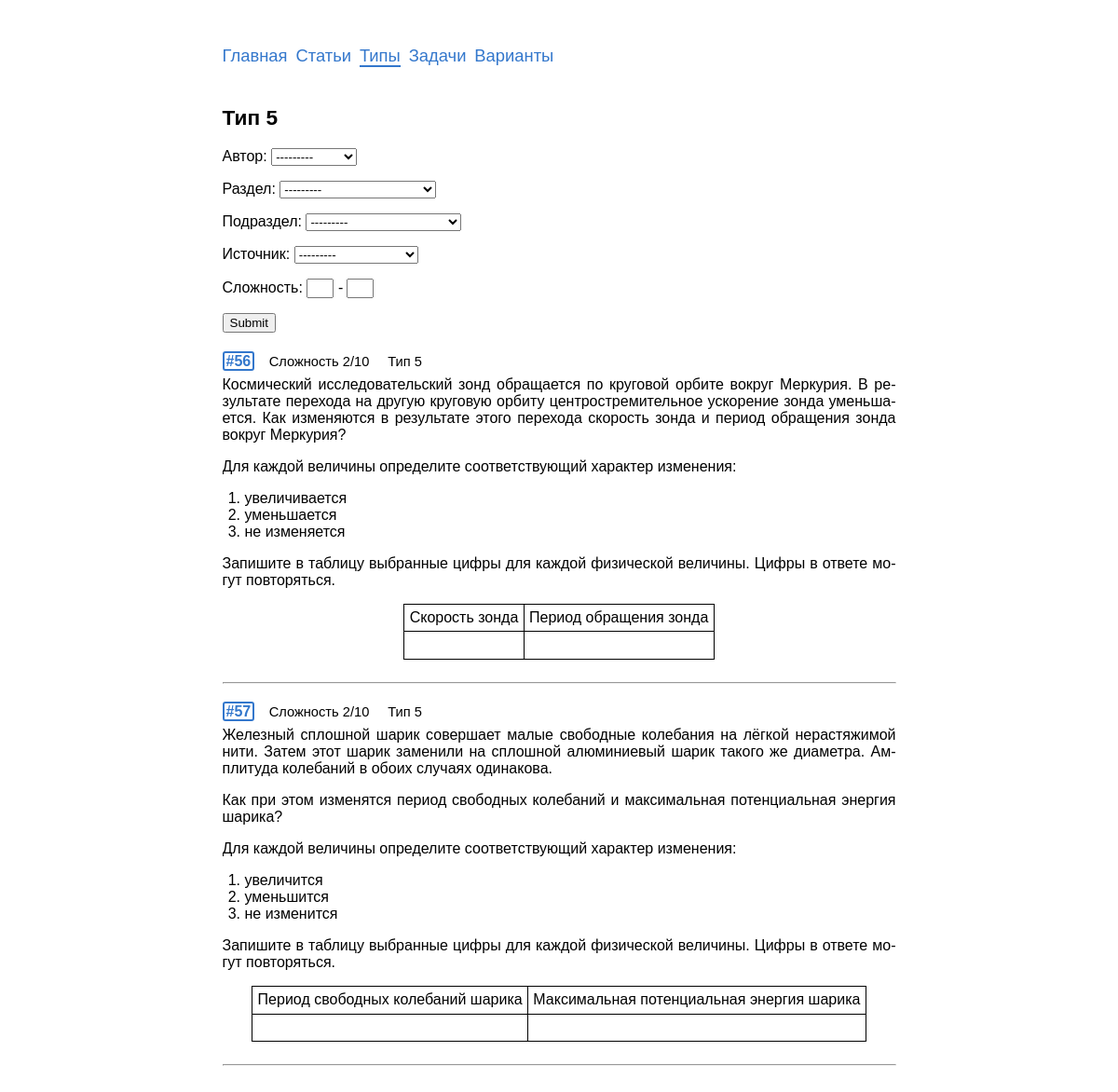
The app's page /types/5/, older data.
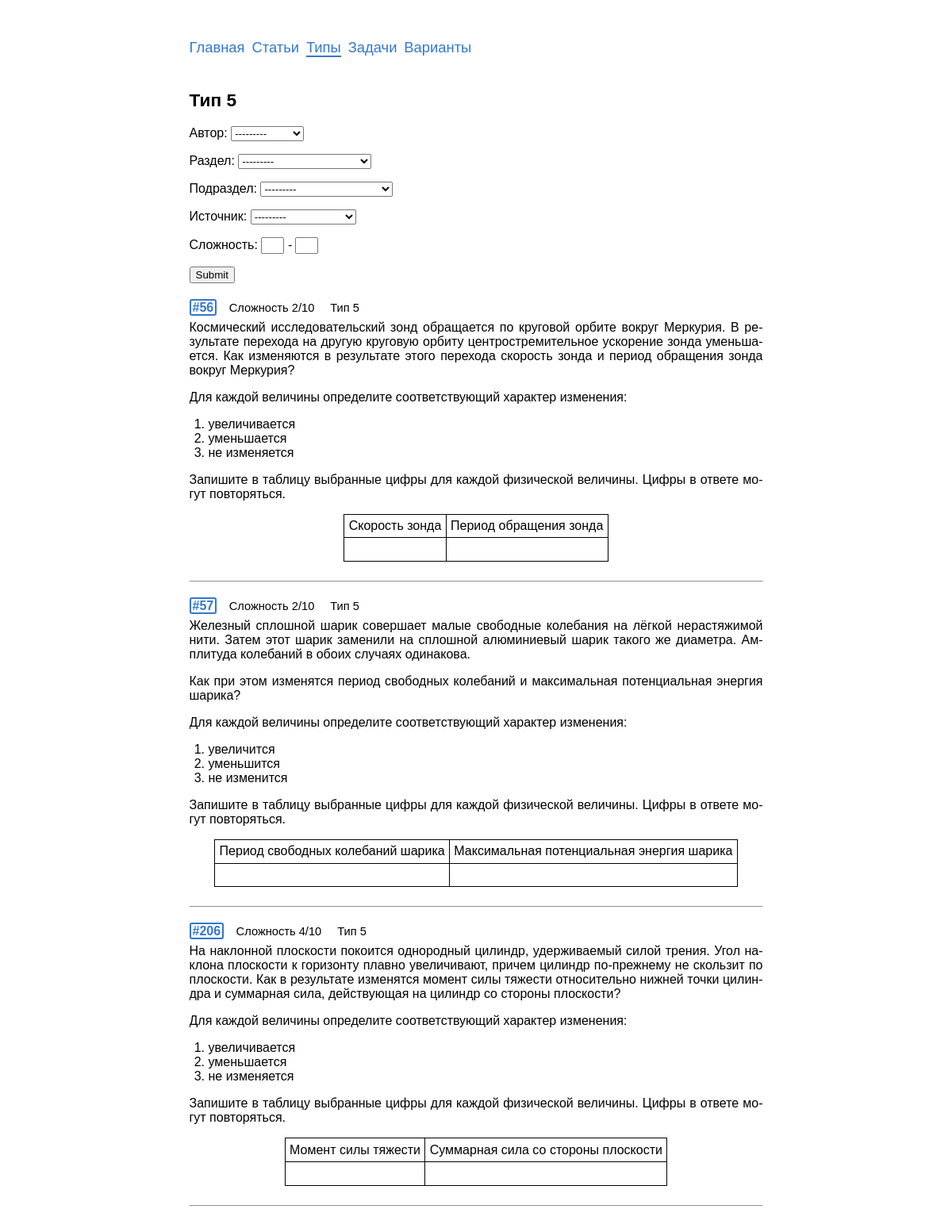
The same page, newer data.
### problems/models.py (models this page shows, shortened)
class Problem(models.Model):
    objects = ProblemManager()
    text = models.TextField('условие',
                            max_length=6000,
                            help_text='Максимум 6 тыс. символов '
                            '(если мало - обратитесь к создательнице сайта)')
    solution = models.TextField('решение',
                                max_length=6000,
                                help_text='Максимум 6 тыс. символов',
                                blank=True,
                                null=True)
    answer = models.TextField('ответ',
                              max_length=1000,
                              help_text='Максимум 1 тыс. символов',
                              blank=True,
                              null=True)
    complexity = models.PositiveSmallIntegerField('сложность',
                                                  help_text=('число от 1 до 10'
                                                             ' включительно'),
                                                  blank=True,
                                                  null=True,
                                                  validators=(
                                                      [MinValueValidator(1),
                                                       MaxValueValidator(10)]))
    author = models.ForeignKey(User,
                               on_delete=models.CASCADE,
                               editable=False,
                               verbose_name='автор')
    date = models.DateField('дата добавления',
                            auto_now_add=True)
    tags = models.ManyToManyField(Tag,
                                  verbose_name='тэги',
                                  blank=True)
    source = models.ForeignKey(Source,
                               on_delete=models.CASCADE,
                               verbose_name='источник',
                               blank=True,
                               null=True)
    category = models.ForeignKey(Category,
                                 on_delete=models.CASCADE,
                                 verbose_name='раздел',
                                 blank=True,
                                 null=True)
    subcategory = models.ForeignKey(Subcategory,
                                    on_delete=models.CASCADE,
                                    verbose_name='подраздел',
                                    blank=True,
                                    null=True)
    type_ege = models.ForeignKey(TypeInEGE,
                                 on_delete=models.CASCADE,
                                 verbose_name='Тип задания',
                                 null=True)
    class Meta:
        verbose_name = 'задача'
        verbose_name_plural = 'задачи'
        default_related_name = 'problems'
    def get_absolute_url(self):
        return reverse('problems:detail', kwargs={'pk': self.pk})

class TypeInEGE(models.Model):
    objects = TypeInEGEManager()
    number = models.PositiveSmallIntegerField('номер')
    max_score = models.PositiveSmallIntegerField('максимальное количество'
                                                 ' баллов')
    part_ege = models.ForeignKey(PartOfEGE,
                                 on_delete=models.CASCADE,
                                 verbose_name='часть ЕГЭ',
                                 default=1)
    class Meta:
        verbose_name = 'тип'
        verbose_name_plural = 'типы'
        default_related_name = 'type'
        ordering = ['number']

### typesinege/views.py (the view)
# urls.py: path('', views.ProblemsView.as_view(), name='list'),
class ProblemsView(ListView):
    model = Problem
    template_name = 'problems/problems_list.html'
    context_object_name = 'problems'
    filter = ProblemTypeFilter
    paginate_by = 40
    def get_queryset(self):
        number = self.kwargs['number']
        self.type = get_object_or_404(TypeInEGE, number=number)
        queryset = Problem.objects.filter(type_ege=self.type).order_by('id')
        self.filterset = self.filter(self.request.GET, queryset=queryset)
        return self.filterset.qs
    def get_context_data(self, **kwargs):
        data = super().get_context_data(**kwargs)
        data['filter'] = ProblemTypeFilter(self.request.GET,
                                           queryset=self.get_queryset())
        data['title'] = f'Тип {self.kwargs["number"]}'
        return data

### problems/models.py (called while the page is built)
    def __str__(self):
        return self.name

    def __str__(self):
        return self.name

    def get_queryset(self):
        queryset = super().get_queryset()
        queryset = queryset.annotate(problems_count=Count('problems'))
        return queryset

### problems/templatetags/abbr.py (called while the page is built)
def replace_by_dic(el, dic):
    for i, j in dic.items():
        el = el.replace(i, j)
    return el

@register.filter()
@stringfilter
def abbr(value):
    return replace_by_dic(value, abbr_dic)

### problems/templatetags/markdown_extras.py (called while the page is built)
@register.filter()
@stringfilter
def markdown(value):
    return md.markdown(value, extensions=['markdown.extensions.fenced_code'])

### templates/problems/problems_list.html (shortened to what this page needs)
{% extends "base.html" %}
{% load markdown_extras %}
{% load abbr %}
{% load save_parameters %}
{% load static %}
{% block content %}
    <h2>{{title}}</h2>
    <form method="get" class="no-print">
      {{ filter.form.as_p }}
      <input type="submit" />
    </form>
    {% for problem in page_obj %}
    <div class="rel">
      <div class="id-in-list">
        <a href="{{problem.get_absolute_url}}"><b class='id-number'>#{{problem.id}}</b></a>
        <span class="compl">Сложность {{problem.complexity}}/10</span>&nbsp;
        <span class="compl">Тип {{problem.type_ege.number}}</span>
      </div>
      <div class="problem">{{problem.text|markdown|abbr|safe}}</div>
    </div><hr class=mb20>
    {% empty %}
      <p>Ничего не нашлось {{":("}}</p>
      <p>Попробуйте другой фильтр.</p>
    {% endfor %}
{% endblock %}

### templates/base.html (shortened to what this page needs)
{% load static %}
<!DOCTYPE html>
<html lang="ru">
  <head>
    <link rel="stylesheet" href="{% static 'css/style.css'%}" type="text/css">
  </head>
  <body>
    <header>
      {% include "includes/nav.html" %}
    </header>
    <main>
      {% block content %}Пусто :({% endblock %}
    </main>
  </body>
</html>

### templates/includes/nav.html (shortened to what this page needs)
<nav class="no-print">
  <a href="/"{% if request.path == '/' %}class='current_nav'{% endif %}>Главная</a>&nbsp;
  <a href="/articles/"{% if '/articles' in request.path %}class='current_nav'{% endif %}>Статьи</a>&nbsp;
  <a href="{% url 'typesinege:list'%}"{% if '/types/' in request.path %}class='current_nav'{% endif %}>Типы</a>&nbsp;
  <a href="{% url 'problems:list'%}"{% if '/problems/' in request.path %}class='current_nav'{% endif %}>Задачи</a>&nbsp;
  <a href="{% url 'variants:list'%}"{% if '/variants/' in request.path %}class='current_nav'{% endif %}>Варианты</a>&nbsp;
</nav>

### static/css/style.css (style rules this page uses)
html { overflow-y: scroll; }
body { -webkit-hyphens: auto; -moz-hyphens: auto; -ms-hyphens: auto; hyphens: auto; margin: 0px auto; width: 723px; max-width: 100%; font-family: Tahoma, Arial; text-align: justify; font-size: 12pt; margin-bottom:10ex; }
h1, h2, h3, h4, h5, h6 { text-align: left; }
h2 { font-size:17pt; }
.problem { overflow-y: auto; overflow-x: hidden; }
.id-number { border: 2px solid #3377cc; border-radius: 3px; padding: 0px 2px 0px 2px; }
.rel { position: relative; }
form + .rel { margin-top:2.5ex; }
.id-in-list { margin-bottom:-10px; display: flex; flex-wrap: wrap; align-items: center; line-height: 15pt; }
.compl { padding-left:2ex; font-size: 11pt; font-family: Arial; }
a { text-decoration: none; color: #3377cc; }
nav { margin: 5ex 0 4ex 0; }
nav a { line-height: 2em; font-size: 115%; -webkit-hyphens: none; -moz-hyphens: none; -ms-hyphens: none; hyphens: none; }
input[name="complexity_min"], input[name="complexity_max"] { width: 3ex; text-align: center; }
input[name="complexity_max"] { margin-left:3pt; }
table { border-collapse: collapse; }
table.change tr, td { border: 1px solid black; padding: 4pt; vertical-align: top; text-align: left; }
ol { padding-left: 1.5em; }
.mb20 { margin-bottom:20px; }
.center-table { margin: 1em auto; }
.current_nav { border-bottom: solid 2px; }

Row changes from the older to the newer data that the page shows:
added Problem: id "206", complexity "4", type_ege.number "5", text|abbr "На наклонной плоскости покоится однородный цилиндр, удерживаемый силой трения. Угол наклона плоскости к горизонту плавно увеличивают, причем цилиндр по-прежнему не скользит по плоскости. Как в результате изменятся момент силы тяжести относительно нижней точки цилиндра и суммарная сила, действующая на цилиндр со стороны плоскости? Для каждой величины определите соответствующий характер изменения: увеличивается уменьшается не изменяется Запишите в таблицу выбранные цифры для каждой физической величины. Цифры в ответе могут повторяться. Момент силы тяжести Суммарная сила со стороны плоскости"
